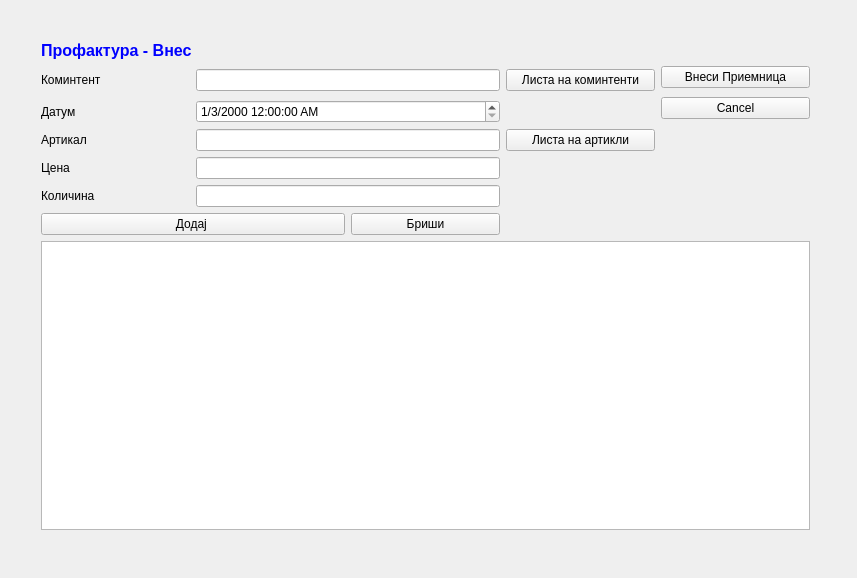
<?xml version="1.0" encoding="UTF-8"?>
<ui version="4.0">
 <class>QProFakturiVnesClass</class>
 <widget class="QWidget" name="QProFakturiVnesClass">
  <property name="geometry">
   <rect>
    <x>0</x>
    <y>0</y>
    <width>857</width>
    <height>578</height>
   </rect>
  </property>
  <property name="windowTitle">
   <string>QProFakturiVnes</string>
  </property>
  <widget class="QWidget" name="">
   <property name="geometry">
    <rect>
     <x>30</x>
     <y>30</y>
     <width>791</width>
     <height>511</height>
    </rect>
   </property>
   <layout class="QGridLayout" name="gridLayout">
    <item row="0" column="0" colspan="3">
     <widget class="QLabel" name="label_4">
      <property name="text">
       <string>&lt;!DOCTYPE HTML PUBLIC &quot;-//W3C//DTD HTML 4.0//EN&quot; &quot;http://www.w3.org/TR/REC-html40/strict.dtd&quot;&gt;
&lt;html&gt;&lt;head&gt;&lt;meta name=&quot;qrichtext&quot; content=&quot;1&quot; /&gt;&lt;style type=&quot;text/css&quot;&gt;
p, li { white-space: pre-wrap; }
&lt;/style&gt;&lt;/head&gt;&lt;body style=&quot; font-family:'MS Shell Dlg 2'; font-size:8.25pt; font-weight:400; font-style:normal;&quot;&gt;
&lt;p style=&quot; margin-top:0px; margin-bottom:0px; margin-left:0px; margin-right:0px; -qt-block-indent:0; text-indent:0px;&quot;&gt;&lt;span style=&quot; font-size:12pt; font-weight:600; color:#0000ff;&quot;&gt;Профактура - Внес&lt;/span&gt;&lt;/p&gt;&lt;/body&gt;&lt;/html&gt;</string>
      </property>
     </widget>
    </item>
    <item row="1" column="0" rowspan="2">
     <widget class="QLabel" name="label">
      <property name="text">
       <string>Коминтент</string>
      </property>
     </widget>
    </item>
    <item row="1" column="1" rowspan="2" colspan="2">
     <widget class="QLineEdit" name="lineEdit">
      <property name="enabled">
       <bool>true</bool>
      </property>
      <property name="readOnly">
       <bool>true</bool>
      </property>
     </widget>
    </item>
    <item row="1" column="3" rowspan="2">
     <widget class="QPushButton" name="pushButton">
      <property name="text">
       <string>Листа на коминтенти</string>
      </property>
     </widget>
    </item>
    <item row="1" column="4">
     <widget class="QPushButton" name="pushButton_4">
      <property name="text">
       <string>Внеси Приемница</string>
      </property>
     </widget>
    </item>
    <item row="2" column="4" rowspan="2">
     <widget class="QPushButton" name="pushButton_5">
      <property name="text">
       <string>Cancel</string>
      </property>
     </widget>
    </item>
    <item row="3" column="0">
     <widget class="QLabel" name="label_2">
      <property name="text">
       <string>Датум</string>
      </property>
     </widget>
    </item>
    <item row="3" column="1" colspan="2">
     <widget class="QDateTimeEdit" name="dateTimeEdit">
      <property name="date">
       <date>
        <year>2000</year>
        <month>3</month>
        <day>1</day>
       </date>
      </property>
      <property name="displayFormat">
       <string>d/M/yyyy h:mm:ss AP</string>
      </property>
     </widget>
    </item>
    <item row="4" column="0">
     <widget class="QLabel" name="label_3">
      <property name="text">
       <string>Артикал</string>
      </property>
     </widget>
    </item>
    <item row="4" column="1" colspan="2">
     <widget class="QLineEdit" name="lineEdit_2">
      <property name="enabled">
       <bool>true</bool>
      </property>
      <property name="readOnly">
       <bool>true</bool>
      </property>
     </widget>
    </item>
    <item row="4" column="3">
     <widget class="QPushButton" name="pushButton_2">
      <property name="text">
       <string>Листа на артикли</string>
      </property>
     </widget>
    </item>
    <item row="5" column="0">
     <widget class="QLabel" name="label_5">
      <property name="text">
       <string>Цена</string>
      </property>
     </widget>
    </item>
    <item row="5" column="1" colspan="2">
     <widget class="QLineEdit" name="lineEdit_3"/>
    </item>
    <item row="6" column="0">
     <widget class="QLabel" name="label_6">
      <property name="text">
       <string>Количина</string>
      </property>
     </widget>
    </item>
    <item row="6" column="1" colspan="2">
     <widget class="QLineEdit" name="lineEdit_4"/>
    </item>
    <item row="7" column="0" colspan="2">
     <widget class="QPushButton" name="pushButton_3">
      <property name="text">
       <string>Додај </string>
      </property>
     </widget>
    </item>
    <item row="7" column="2">
     <widget class="QPushButton" name="pushButton_6">
      <property name="text">
       <string>Бриши</string>
      </property>
     </widget>
    </item>
    <item row="8" column="0" colspan="5">
     <widget class="QTableView" name="tableView"/>
    </item>
   </layout>
  </widget>
 </widget>
 <layoutdefault spacing="6" margin="11"/>
 <tabstops>
  <tabstop>lineEdit</tabstop>
  <tabstop>pushButton</tabstop>
  <tabstop>dateTimeEdit</tabstop>
  <tabstop>lineEdit_2</tabstop>
  <tabstop>pushButton_2</tabstop>
  <tabstop>lineEdit_3</tabstop>
  <tabstop>lineEdit_4</tabstop>
  <tabstop>pushButton_3</tabstop>
  <tabstop>pushButton_6</tabstop>
  <tabstop>pushButton_4</tabstop>
  <tabstop>pushButton_5</tabstop>
  <tabstop>tableView</tabstop>
 </tabstops>
 <resources>
  <include location="sterna.qrc"/>
 </resources>
 <connections/>
</ui>
